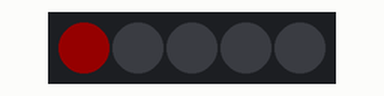
Bench run of a sketch on a simulated Arduino Uno, built with avr-gcc and run on an emulated ATmega328P. Parts: 5 RGB LEDs in strip order, left to right. Dim RGB values are drawn brighter than linear; the strip is taken to match the declared colour order.

Above: at 0.1 s.
At 0.6 s:
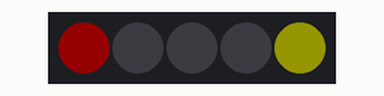
At 1.1 s:
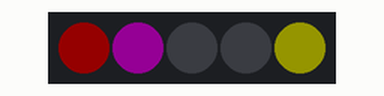
At 1.6 s:
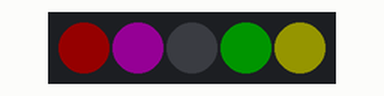
At 2.1 s:
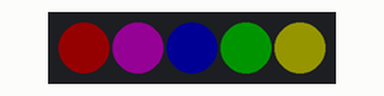
Timing chart, 0 to 40.0 s (numbered marks = the images above):
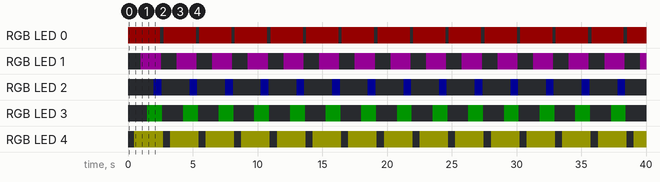

The sketch:

AtTinyNeoPixelTest.ino
```cpp
#include <Adafruit_NeoPixel.h>

#define PIN 2
Adafruit_NeoPixel strip = Adafruit_NeoPixel(5, PIN, NEO_RGB + NEO_KHZ800);

uint32_t presetColors[] = {0x140000, 0x001400, 0x000014, 0x141400, 0x140014, 0x000000};
int totalPresetColors = (sizeof(presetColors) / sizeof(uint32_t));
void setup() {
  strip.begin();
  strip.show(); // Initialize all pixels to 'off'

}

void loop() {
  //looping();
  setIndividual(0,presetColors[0]);
  delay(500);
  setIndividual(4,presetColors[3]);
  delay(500);
  setIndividual(1,presetColors[4]);
  delay(500);
  setIndividual(3,presetColors[1]);
  delay(500);
  setIndividual(2,presetColors[2]);
  delay(500);
  colorWipe((presetColors[5]), 50); // Off

}

void setIndividual(uint16_t pixel, uint32_t color) {
  strip.setPixelColor(pixel, color);
  strip.show();
}

void looping () {
  // Some example procedures showing how to display to the pixels:
  colorWipe((presetColors[0]), 50); // Red
  colorWipe((presetColors[1]), 50); // Green
  colorWipe((presetColors[2]), 50); // Blue
  colorWipe((presetColors[3]), 50); // Yellow
  colorWipe((presetColors[4]), 50); // Purple
  colorWipe((presetColors[5]), 50); // Off
  delay(500);
}
// Fill the dots one after the other with a color
void colorWipe(uint32_t c, uint8_t wait) {
  for (uint16_t i = 0; i < strip.numPixels(); i++) {
    strip.setPixelColor(i, c);
    strip.show();
    delay(wait);
  }
}
```

Measured:
- by itself, RGB LED 0: alternates RGB(20, 0, 0) for 2.5 s and off for 0.25 s
- by itself, RGB LED 1: alternates RGB(20, 0, 20) for 1.6 s and off for 1.2 s
- by itself, RGB LED 2: alternates RGB(0, 0, 20) for 0.60 s and off for 2.2 s
- by itself, RGB LED 3: alternates RGB(0, 20, 0) for 1.2 s and off for 1.6 s
- by itself, RGB LED 4: alternates RGB(20, 20, 0) for 2.2 s and off for 0.55 s
- what the display in image 1 shows lasts 0.5 s, from 0.5 s to 1.0 s
